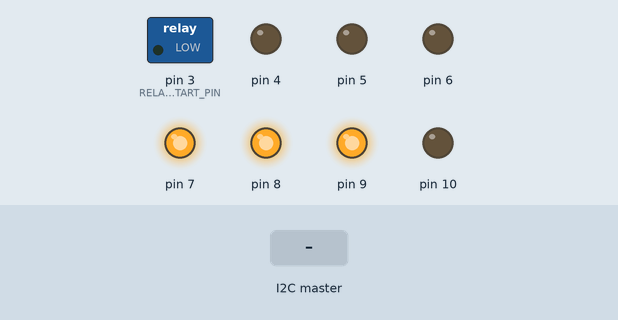
Simulated run of this sketch. Board: Arduino Uno, built with avr-gcc and run on an emulated ATmega328P. On the bench: switched loads named in the sketch (green lamp = pin HIGH), output pins drawn as LEDs (lit = HIGH). The test bench sets the inputs (shaded band).

Above: at 1.2 s.
1.3 s: the I2C master sends "E"
At 2.7 s:
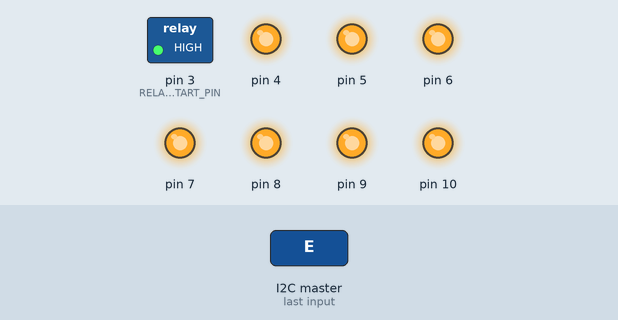
Timing chart, 0 to 4.3 s (numbered marks = the images above; inputs shaded):
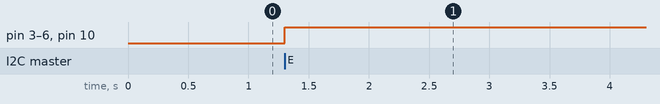

Measured:
- after the input at 1.3 s, pin 3 (RELAY_START_PIN), pin 4–6, pin 10: LOW → HIGH at once

The sketch:

I2CValveBridge.ino
```cpp
// (licence header left out)
/**
* Valve bridge for low temperature (LT) floor and wall heating system.
* Bridges the master controller to the valves. Uses I2C to communicate with
* a bridge (raspberry pi) who connects with the master controller (iot-monitor) via http.
*/
#include <Wire.h>

#define ntest_relays // remove the NO to test the relays

#define nkoetshuis_kelder  //koetshuis_kelder has one relay that is controlled with an inverted signal
#define nkoetshuis_trap_6  //negate all relays
#define nkoetshuis_trap_15  //negate all relays and different pin settings
#define nkasteel_hal
#define kasteel_zolder

#ifdef koetshuis_trap_6
  const byte VALVE_COUNT = 6;
  const byte RELAY_COUNT = 6;
  const char DEVICE_ID[] = "koetshuis_trap_6";
  const byte SLAVE_ADDRESS = 0x04;
  byte defaultControlStatus[] = {1, 1, 1, 1, 1, 0};
  const byte RELAY_START_PIN = 3;
#elif defined(koetshuis_trap_15)
  const byte VALVE_COUNT = 15;
  const byte RELAY_COUNT = 16;
  const char DEVICE_ID[] = "koetshuis_trap_15";
  const byte SLAVE_ADDRESS = 0x05;
  byte defaultControlStatus[] = {0, 0, 1, 1, 1, 1, 0, 1, 0, 0, 0, 1, 0, 0, 0};
  const byte RELAY_START_PIN = 3;
#elif defined(koetshuis_kelder)
  const byte VALVE_COUNT = 9;
  const byte RELAY_COUNT = 9;
  const char DEVICE_ID[] = "koetshuis_kelder";
  const byte SLAVE_ADDRESS = 0x06;
  byte defaultControlStatus[] = {1, 1, 1, 0, 0, 0, 1, 0, 0};
  const byte RELAY_START_PIN = 2;
#elif defined(kasteel_hal)
  const byte VALVE_COUNT = 14;
  const byte RELAY_COUNT = 14;
  const char DEVICE_ID[] = "kasteel_hal";
  const byte SLAVE_ADDRESS = 0x12;
  byte defaultControlStatus[] = {1, 1, 1, 1, 0, 1, 1, 1, 0, 1, 0, 0, 1, 1};
  const byte RELAY_START_PIN = 3;
#elif defined(kasteel_zolder)
  const byte VALVE_COUNT = 8;
  const byte RELAY_COUNT = 8;
  const char DEVICE_ID[] = "kasteel_zolder";
  const byte SLAVE_ADDRESS = 0x07;
  byte defaultControlStatus[] = {1, 1, 1, 1, 0, 0, 0, 1};
  const byte RELAY_START_PIN = 3;
#endif

long lastSuccessTime;
const long SUCCESS_THRESHOLD = 120000;
boolean receiveBuffer[VALVE_COUNT + 5];
boolean relay[VALVE_COUNT];
boolean received  = false;
boolean i2cscan = false;
boolean messageChecked = false;

void setup(void) {
  Serial.begin(9600);
#if defined(koetshuis_trap_15)
  Wire1.begin(SLAVE_ADDRESS);
  Wire1.onReceive(receiveData);
  Wire1.onRequest(sendData);
#else
  Wire.begin(SLAVE_ADDRESS);
  Wire.onReceive(receiveData);
  Wire.onRequest(sendData);
#endif

  setupValveRelayPins();

#ifdef test_relays
  valveTest();
#endif

  defaults();
  setValves();
}

void loop(void) {
  if (millis() > lastSuccessTime + SUCCESS_THRESHOLD) {
    lastSuccessTime = millis();
    defaults();
  }
  if (millis() < lastSuccessTime) {
    lastSuccessTime = 0;
  }

  if (received && !i2cscan) {
    for (byte s = 0; s < RELAY_COUNT; s++) {
      if (relay[s] != receiveBuffer[s]) {
        relay[s] = receiveBuffer[s];
      }
    }

    for (byte b = 0; b < sizeof(receiveBuffer); b++) {
      receiveBuffer[b] = false;
    }

    setValves();
    received = false;
    lastSuccessTime = millis();
  }
}

void receiveData(int byteCount) {
  messageChecked = false;
  byte bufferPosition = 0;
#if defined(koetshuis_trap_15)
  while (Wire1.available()) {
    char c = Wire1.read();
#else
  while (Wire.available()) {
    char c = Wire.read();
#endif
    if (bufferPosition == 0 && c == 'H') {
      i2cscan = true;
      received = false;
      #if defined(koetshuis_trap_15)
      Wire1.flush();
      #else
      Wire.flush();
      #endif
    } else {
      if (c == 'E') {
        received = true;
        messageChecked = (bufferPosition == RELAY_COUNT + 1);
      } else {
        receiveBuffer[bufferPosition] = (c == '1');
        bufferPosition++;
      }
    }
  }
}

void sendData() {
  char wire[(sizeof(DEVICE_ID) + 1) > (VALVE_COUNT + 2) ? sizeof(DEVICE_ID) + 1 : VALVE_COUNT + 2];
  int wirePosition = 0;
  if (i2cscan) {
    i2cscan = false;
    wire[wirePosition++] = 'V';
    for (byte i = 0; i < sizeof(DEVICE_ID) - 1; i++) {
      //skip terminating \0 character
      wire[wirePosition++] = DEVICE_ID[i];
    }
    wire[wirePosition++] = ']';
  } else {
    wire[wirePosition++] = '[';
    for (byte i = 0; i < VALVE_COUNT; i++) {
      if (relay[i]) {
        wire[wirePosition++] = '1';
      } else {
        wire[wirePosition++] = '0';
      }
    }
    wire[wirePosition++] = ']';
  }
  #if defined(koetshuis_trap_15)
  Wire1.write(wire, wirePosition);
  #else
  Wire.write(wire, wirePosition);
  #endif
}

void defaults() {
  for (byte s = 0; s < VALVE_COUNT; s++) {
    if (relay[s] != defaultControlStatus[s]) {
      relay[s] = defaultControlStatus[s];
    }
  }
}

void setValves() {
  for (byte i = 0; i < VALVE_COUNT; i++) {
    digitalWrite(findRelayPin(i), relayValue(i, relay[i]));
  }
}

/**
* Maps relay pins with loop number.
* It turns out to be a pretty straight forward functions because the analog pins
* simply extend the digital pin numbering. In the beginning and the end a few pins
* are reserved for other functions.
*/
uint8_t findRelayPin(uint8_t sensorNumber) {
  return sensorNumber + RELAY_START_PIN;
}

boolean relayValue(uint8_t valveNumber, byte value) {
  boolean reverse = true;
#ifdef koetshuis_kelder
  if (valveNumber == 0) {
    reverse = false;
  }
#endif
#if defined(koetshuis_trap_15) || defined(koetshuis_trap_6) || defined(kasteel_hal) || defined(kasteel_zolder)
  reverse = false;
#endif

  return (reverse == value);
}

// ######################################## SETUP
void setupValveRelayPins() {
  for (uint8_t i = 0; i < VALVE_COUNT; i++) {
    // There are   14 digital pins, where 0 and 1 are reserved and 2 is used for oneWire
    // The analog pins are available except A4 and A5 for I2C communications
    pinMode(findRelayPin(i), OUTPUT);
  }
}
// ######################################## /SETUP


#ifdef test_relays
void valveTest() {
  Serial.println(F("Testing valve on"));
  for (byte i = 0; i < VALVE_COUNT; i++) {
    digitalWrite(findRelayPin(i), relayValue(i, true));
  }
  delay(3000);
  Serial.println(F("Testing valve off"));
  for (byte i = 0; i < VALVE_COUNT; i++) {
    digitalWrite(findRelayPin(i), relayValue(i, false));
  }
  delay(3000);

  for (byte i = 0; i < VALVE_COUNT; i++) {
    Serial.print(F("Testing valve "));
    Serial.println(i);
    digitalWrite(findRelayPin(i), relayValue(i, true));
    delay(1000);
    digitalWrite(findRelayPin(i), relayValue(i, false));
  }
}
#endif
```
